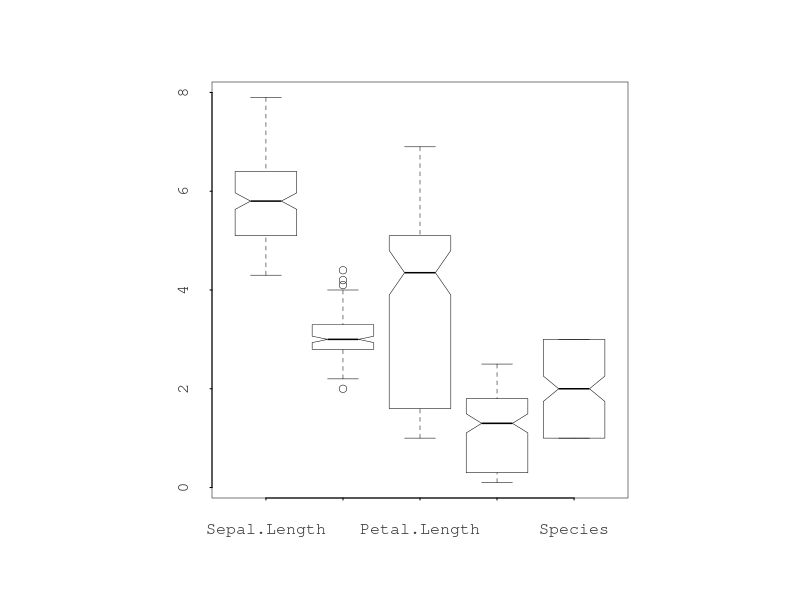

Source code (R):
## ---- chunk 1
#| echo: false
#| eval: true
lst <- list(
    fruits  = c(orange = '\U1F34A', lemon = '\U1F34B', banana = '\U1F34C'),
    drinks  = c(wine = '\U1F377', milk = '\U1F95B'),
    wallet  = list(
        '\U20AC' = 24,
        '\U0024' = 8,
        '\U20B4' = 1991
    )
)

dplyr::glimpse(lst)
## ---- chunk 2
#| echo: true
#| eval: true

data.frame(
    fruits = lst$fruits,
    money  = sapply(lst$wallet, I),
    unit   = names(lst$wallet)
)
## ---- chunk 3
#| echo: true
#| eval: true
data(iris)
## ---- chunk 4
#| echo: true
#| eval: true
summary(iris)
## ---- chunk 5
par(
    lwd = .5,
    col.axis = 'gray25',
    col.lab  = 'gray25',
    col.main = 'gray25',
    col.sub = 'gray50',
    family  = 'mono',
    pty = 's',
    tcl = -.1
)
## ---- chunk 6
#| echo: true
#| eval: true
boxplot(
    iris,
    col  = 'white',
    notch = TRUE
)
